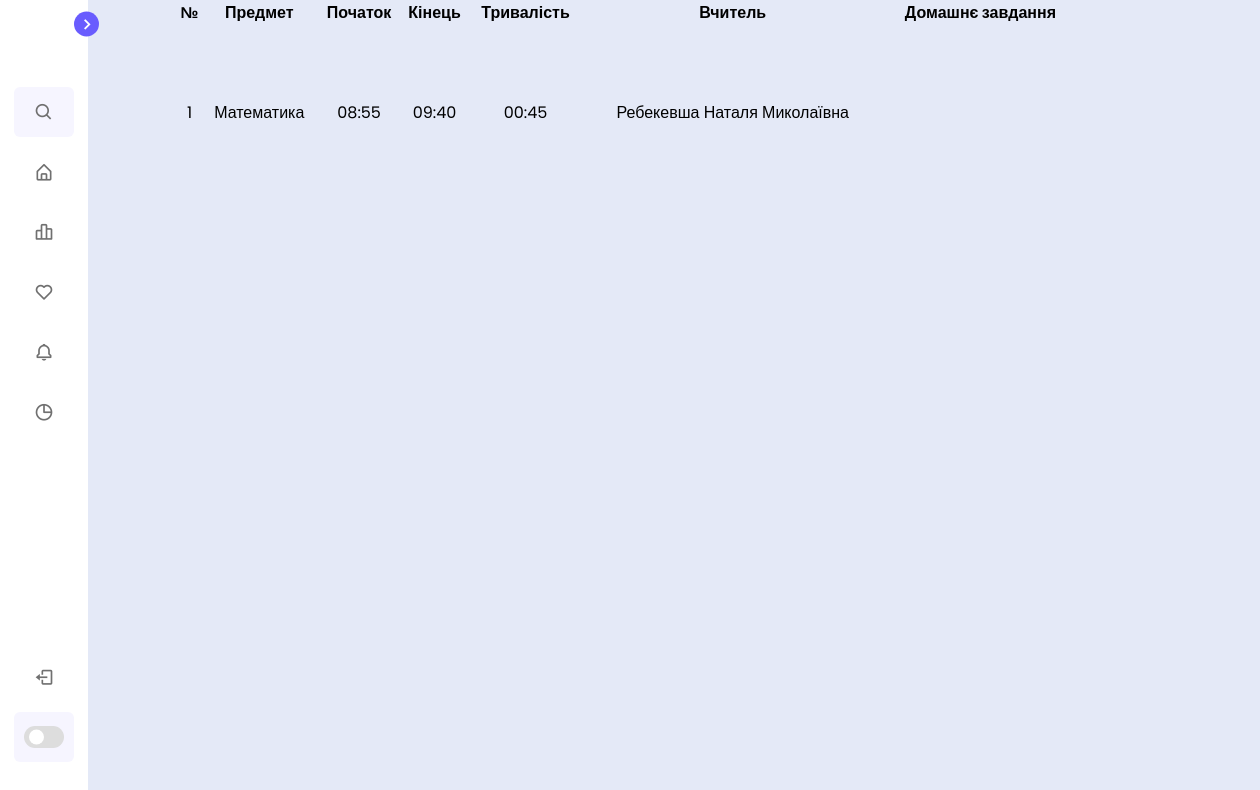
The page /bases (signed in) on the database as committed earlier.
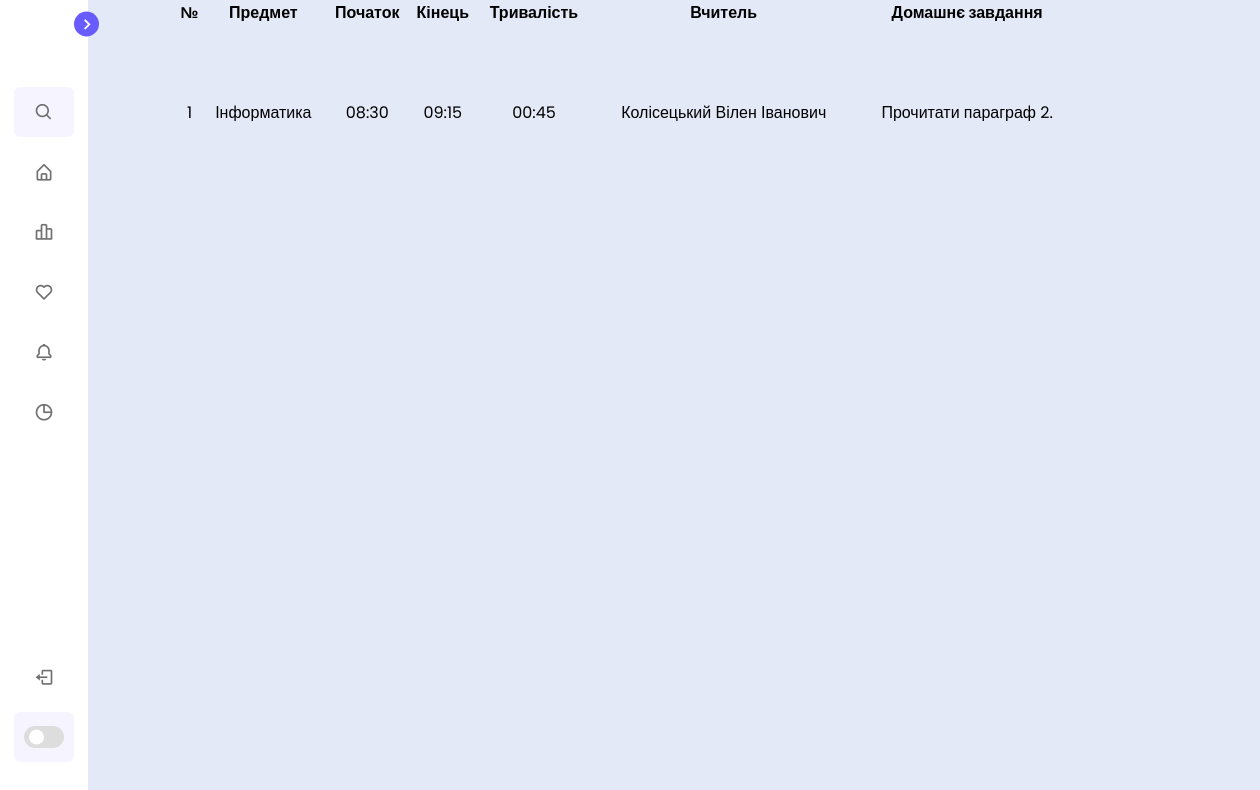
The same page on the database as committed later.
### bases/models.py (models this page shows, shortened)
class Lesson(models.Model):
    subject = models.ForeignKey(Subject, on_delete=models.CASCADE, related_name='lessons')
    start = models.DateTimeField('Початок')
    finish = models.DateTimeField('Кінець')
    duration = models.TimeField('Тривалість')
    teacher = models.ForeignKey(Teacher, on_delete=models.CASCADE, related_name='lessons')
    groups = models.ManyToManyField(Group, related_name='lessons', blank=True)

class Subject(models.Model):
    title = models.CharField('Назва', max_length=50)
    science = models.CharField('Наука', max_length=50)

class Teacher(models.Model):
    name = models.CharField('ПІБ', max_length=100)

class Homework(models.Model):
    task = models.CharField('Домашнє завдання', max_length=100)
    lesson = models.ForeignKey(Lesson, on_delete=models.CASCADE, related_name='homeworks')

### bases/views.py (the view)
# urls.py: path('', views.bases_home, name='bases_home')
@login_required
def bases_home(request):
    user_groups = request.user.groups.values_list('id', flat=True)
    lessons = Lesson.objects.filter(groups__in=user_groups).distinct()
    teachers = Teacher.objects.all()
    subjects = Subject.objects.all()
    homework = Homework.objects.all()
    context = {
        'lessons': lessons,
        'teachers': teachers,
        'subjects': subjects,
        'homework': homework
    }
    return render(request, 'bases/index.html', context)

### bases/templates/bases/index.html (shortened to what this page needs)
{% load static %}
<!DOCTYPE html>
<html lang="ua">
<head>
    <link rel="stylesheet" href="{% static 'bases/css/bases.css' %}">
    <link rel="stylesheet" href="https://unpkg.com/boxicons@2.1.1/css/boxicons.min.css">
</head>
<body>
    <nav class="sidebar close">
        <header>
            <div class="image-text">
            </div>
            <i class="bx bx-chevron-right toggle"></i>
        </header>
        <div class="menu-bar">
            <div class="menu">
                <li class="search-box">
                    <i class="bx bx-search icon"></i>
                </li>
                <ul class="menu-links">
                    <li class="nav-link">
                        <a href="/">
                            <i class="bx bx-home-alt icon"></i>
                        </a>
                    </li>
                    <li class="nav-link">
                        <a href="/bases">
                            <i class="bx bx-bar-chart-alt-2 icon"></i>
                        </a>
                    </li>
                    <li class="nav-link">
                        <a href="/grade">
                            <i class="bx bx-heart icon"></i>
                        </a>
                    </li>
                    <li class="nav-link">
                        <a href="#">
                            <i class="bx bx-bell icon"></i>
                        </a>
                    </li>
                    <li class="nav-link">
                        <a href="#">
                            <i class="bx bx-pie-chart-alt icon"></i>
                        </a>
                    </li>
                </ul>
            </div>
            <div class="bottom-content">
                <li class="">
                    <a href="{% url 'logout_and_clear_cache' %}">
                        <i class="bx bx-log-out icon"></i>
                    </a>
                </li>
                <li class="mode">
                    <div class="toggle-switch">
                        <span class="switch"></span>
                    </div>
                </li>
            </div>
        </div>
    </nav>
    <section class="home">
        <div id="mainContent" class="content">
            <div class="table-container">
                <table class="table table-striped table-hover">
                    <thead>
                        <tr>
                            <th scope="col">№</th>
                            <th scope="col">Предмет</th>
                            <th scope="col">Початок</th>
                            <th scope="col">Кінець</th>
                            <th scope="col">Тривалість</th>
                            <th scope="col">Вчитель</th>
                            <th scope="col">Домашнє завдання</th>
                        </tr>
                    </thead>
                    <tbody>
                        {% for lesson in lessons %}
                        <tr>
                            <td>{{ forloop.counter }}</td>
                            <td>{{ lesson.subject.title }}</td>
                            <td>{{ lesson.start|time:"H:i" }}</td>
                            <td>{{ lesson.finish|time:"H:i" }}</td>
                            <td>{{ lesson.duration|time:"H:i" }}</td>
                            <td>{{ lesson.teacher.name }}</td>
                            <td>
                                {% for homework in lesson.homeworks.all %}
                                {{ homework.task }}<br>
                                {% endfor %}
                            </td>
                        </tr>
                        {% endfor %}
                    </tbody>
                </table>
            </div>
        </div>
    </section>
</body>
</html>

### bases/static/bases/css/bases.css (style rules this page uses)
* { margin: 0; padding: 0; box-sizing: border-box; font-family: 'Poppins', sans-serif; }
:root { --body-color: #E4E9F7; --sidebar-color: #FFF; --primary-color: #695CFE; --primary-color-light: #F6F5FF; --toggle-color: #DDD; --text-color: #707070; --tran-03: all 0.2s ease; --tran-03: all 0.3s ease; --tran-04: all 0.3s ease; --tran-05: all 0.3s ease; }
body { min-height: 100vh; background-color: var(--body-color); transition: var(--tran-05); }
.sidebar { position: fixed; top: 0; left: 0; height: 100%; width: 250px; padding: 10px 14px; background: var(--sidebar-color); transition: var(--tran-05); z-index: 100; }
.sidebar.close { width: 88px; }
.sidebar li { height: 50px; list-style: none; display: flex; align-items: center; margin-top: 10px; }
.sidebar header .image, .sidebar .icon { min-width: 60px; border-radius: 6px; }
.sidebar .icon { min-width: 60px; border-radius: 6px; height: 100%; display: flex; align-items: center; justify-content: center; font-size: 20px; }
.sidebar .text, .sidebar .icon { color: var(--text-color); transition: var(--tran-03); }
.sidebar header { position: relative; }
.sidebar header .image-text { display: flex; align-items: center; }
.sidebar header .toggle { position: absolute; top: 50%; right: -25px; transform: translateY(-50%) rotate(180deg); height: 25px; width: 25px; background-color: var(--primary-color); color: var(--sidebar-color); border-radius: 50%; display: flex; align-items: center; justify-content: center; font-size: 22px; cursor: pointer; transition: var(--tran-05); }
.sidebar.close .toggle { transform: translateY(-50%) rotate(0deg); }
.sidebar .menu { margin-top: 40px; }
.sidebar li.search-box { border-radius: 6px; background-color: var(--primary-color-light); cursor: pointer; transition: var(--tran-05); }
.sidebar li a { list-style: none; height: 100%; background-color: transparent; display: flex; align-items: center; height: 100%; width: 100%; border-radius: 6px; text-decoration: none; transition: var(--tran-03); }
.sidebar .menu-bar { height: calc(100% - 55px); display: flex; flex-direction: column; justify-content: space-between; overflow-y: scroll; }
.sidebar .menu-bar .mode { border-radius: 6px; background-color: var(--primary-color-light); position: relative; transition: var(--tran-05); }
.menu-bar .bottom-content .toggle-switch { position: absolute; right: 0; height: 100%; min-width: 60px; display: flex; align-items: center; justify-content: center; border-radius: 6px; cursor: pointer; }
.toggle-switch .switch { position: relative; height: 22px; width: 40px; border-radius: 25px; background-color: var(--toggle-color); transition: var(--tran-05); }
.switch::before { content: ''; position: absolute; height: 15px; width: 15px; border-radius: 50%; top: 50%; left: 5px; transform: translateY(-50%); background-color: var(--sidebar-color); transition: var(--tran-04); }
.home { position: absolute; top: 0; top: 0; left: 250px; background-color: var(--body-color); transition: var(--tran-05); margin-left: 50px; width: 900px; height: 200px; border-collapse: collapse; }
.sidebar.close~.home { left: 78px; height: 100vh; width: calc(100% - 78px); }
table { margin-left: 50px; width: 900px; height: 200px; border-collapse: collapse; }
table, th, td { text-align: center; }

Rows that differ between the two databases and show on the page:
changed Lesson: gains Homework (task "Прочитати параграф 2."); subject "Математика" → "Інформатика"; start "08:55" → "08:30"; finish "09:40" → "09:15"; teacher.name "Ребекевша Наталя Миколаївна" → "Колісецький Вілен Іванович"
